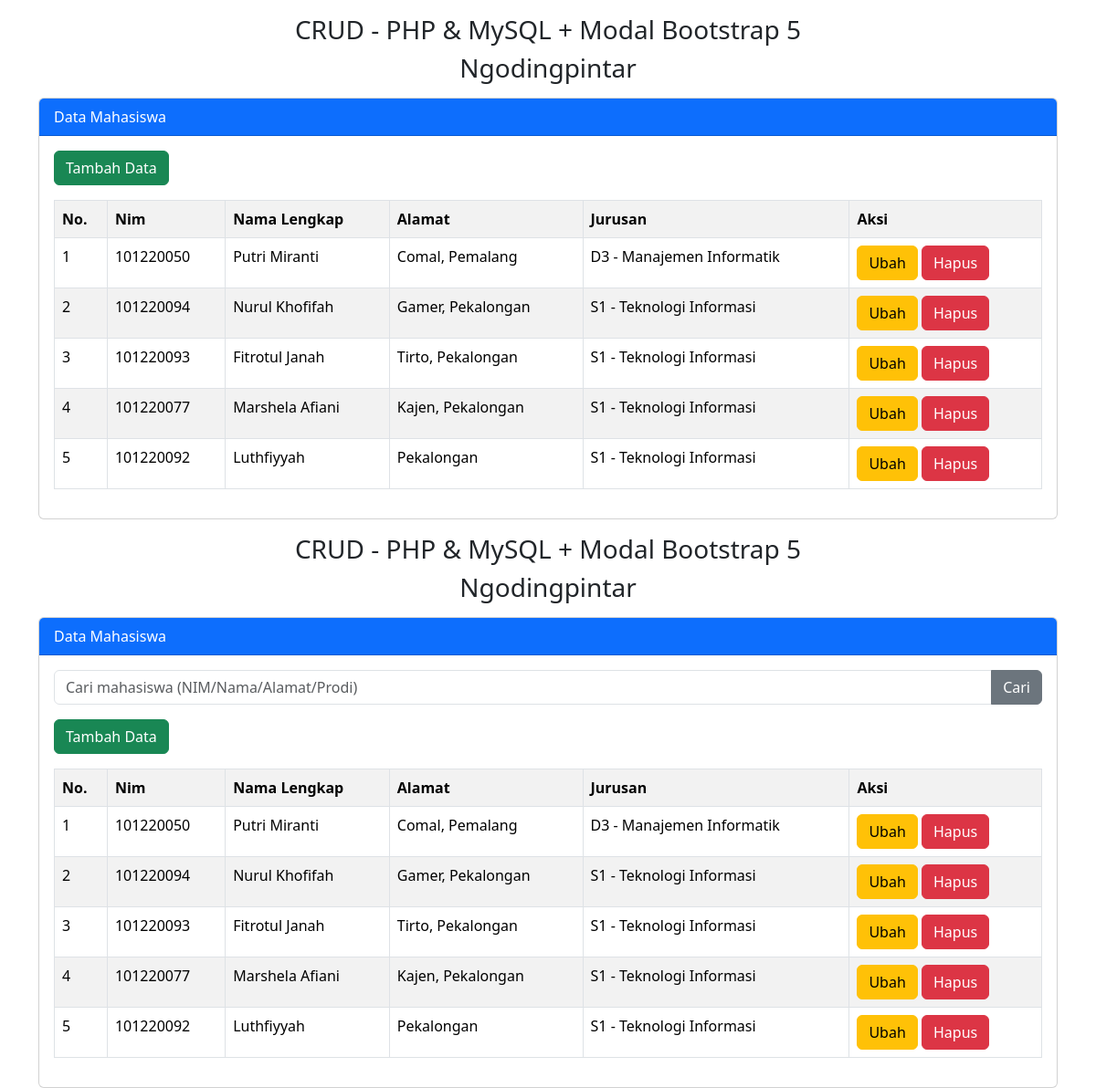
The page / on the database its author committed.
### tables this page shows
CREATE TABLE `tmhs` (
  `id_mhs` int(11) NOT NULL,
  `nim` varchar(10) NOT NULL,
  `nama` varchar(150) NOT NULL,
  `alamat` varchar(150) NOT NULL,
  `prodi` varchar(25) NOT NULL
);

### index.php (the view, shortened to what this page needs)
<?php
    include "koneksi.php";
?>
<!doctype html>
<html lang="en">
<head>
    <link href="https://cdn.jsdelivr.net/npm/bootstrap@5.3.3/dist/css/bootstrap.min.css" rel="stylesheet">
  </head>
  <body>
      <div class="container">
      <div class="mt-3">
        <h3 class="text-center">CRUD - PHP & MySQL + Modal Bootstrap 5</h3>
        <h3 class="text-center">Ngodingpintar</h3>
      </div>
      <div class="card mt-3">
        <div class="card-header bg-primary text-white">
            Data Mahasiswa
        </div>
        <div class="card-body">
<button type="button" class="btn btn-success mb-3" data-bs-toggle="modal" data-bs-target="#modalTambah">
  Tambah Data
</button>
            <table class="table table-bordered table-striped table-hover">
                <tr>
                    <th>No.</th>
                    <th>Nim</th>
                    <th>Nama Lengkap</th>
                    <th>Alamat</th>
                    <th>Jurusan</th>
                    <th>Aksi</th>
                </tr>
                <?php
                 $no = 1;
                 $tampil = mysqli_query($koneksi, "SELECT * FROM tmhs ORDER BY id_mhs DESC");
                while ($data = mysqli_fetch_array($tampil)) :
                ?>
        <tr>
                            <td><?= $no++ ?></td>
                            <td><?= $data['nim'] ?></td>
                            <td><?= $data['nama'] ?></td>
                            <td><?= $data['alamat'] ?></td>
                            <td><?= $data['prodi'] ?></td>
        <td>
            <a href="0" class="btn btn-warning" data-bs-toggle="modal" data-bs-target="#modalUbah<?= $no ?>">Ubah</a>
            <a href="0" class="btn btn-danger" data-bs-toggle="modal" data-bs-target="#modalHapus<?= $no ?>">Hapus</a>
        </td>
    </tr>
    </div>
        </div>
    </div>
<?php endwhile; ?>
  </body>
</html>
<?php
include "koneksi.php";
?>
<!doctype html>
<html lang="en">
<head>
    <link href="https://cdn.jsdelivr.net/npm/bootstrap@5.3.3/dist/css/bootstrap.min.css" rel="stylesheet">
</head>
<body>
    <div class="container">
        <div class="mt-3">
            <h3 class="text-center">CRUD - PHP & MySQL + Modal Bootstrap 5</h3>
            <h3 class="text-center">Ngodingpintar</h3>
        </div>
        <div class="card mt-3">
            <div class="card-header bg-primary text-white">
                Data Mahasiswa
            </div>
            <div class="card-body">
                <form method="GET" action="" class="mb-3">
                    <div class="input-group">
                        <input type="text" class="form-control" name="search" placeholder="Cari mahasiswa (NIM/Nama/Alamat/Prodi)" value="<?= isset($_GET['search']) ? htmlspecialchars($_GET['search']) : '' ?>">
                        <button class="btn btn-secondary" type="submit">Cari</button>
                    </div>
                </form>
                <button type="button" class="btn btn-success mb-3" data-bs-toggle="modal" data-bs-target="#modalTambah">
                    Tambah Data
                </button>
                <table class="table table-bordered table-striped table-hover">
                    <tr>
                        <th>No.</th>
                        <th>Nim</th>
                        <th>Nama Lengkap</th>
                        <th>Alamat</th>
                        <th>Jurusan</th>
                        <th>Aksi</th>
                    </tr>
                    <?php
                    $no = 1;
                    $query = "SELECT * FROM tmhs";
                    $query .= " ORDER BY id_mhs DESC";
                    $tampil = mysqli_query($koneksi, $query);
                    if (mysqli_num_rows($tampil) > 0) {
                        while ($data = mysqli_fetch_array($tampil)) :
                    ?>
                    <tr>
                        <td><?= $no++ ?></td>
                        <td><?= $data['nim'] ?></td>
                        <td><?= $data['nama'] ?></td>
                        <td><?= $data['alamat'] ?></td>
                        <td><?= $data['prodi'] ?></td>
                        <td>
                            <a href="0" class="btn btn-warning" data-bs-toggle="modal" data-bs-target="#modalUbah<?= $data['id_mhs'] ?>">Ubah</a>
                            <a href="0" class="btn btn-danger" data-bs-toggle="modal" data-bs-target="#modalHapus<?= $data['id_mhs'] ?>">Hapus</a>
                        </td>
                    </tr>
                    <?php endwhile; } else { ?>
                    <tr>
                        <td colspan="6" class="text-center">Data tidak ditemukan.</td>
                    </tr>
                    <?php } ?>
                </table>
            </div>
        </div>
    </div>
</body>
</html>

### rows shown on the page
tmhs: nim "101220050", nama "Putri Miranti", alamat "Comal, Pemalang", prodi "D3 - Manajemen Informatik"
tmhs: nim "101220094", nama "Nurul Khofifah", alamat "Gamer, Pekalongan", prodi "S1 - Teknologi Informasi"
tmhs: nim "101220093", nama "Fitrotul Janah", alamat "Tirto, Pekalongan", prodi "S1 - Teknologi Informasi"
tmhs: nim "101220077", nama "Marshela Afiani", alamat "Kajen, Pekalongan", prodi "S1 - Teknologi Informasi"
tmhs: nim "101220092", nama "Luthfiyyah", alamat "Pekalongan", prodi "S1 - Teknologi Informasi"
